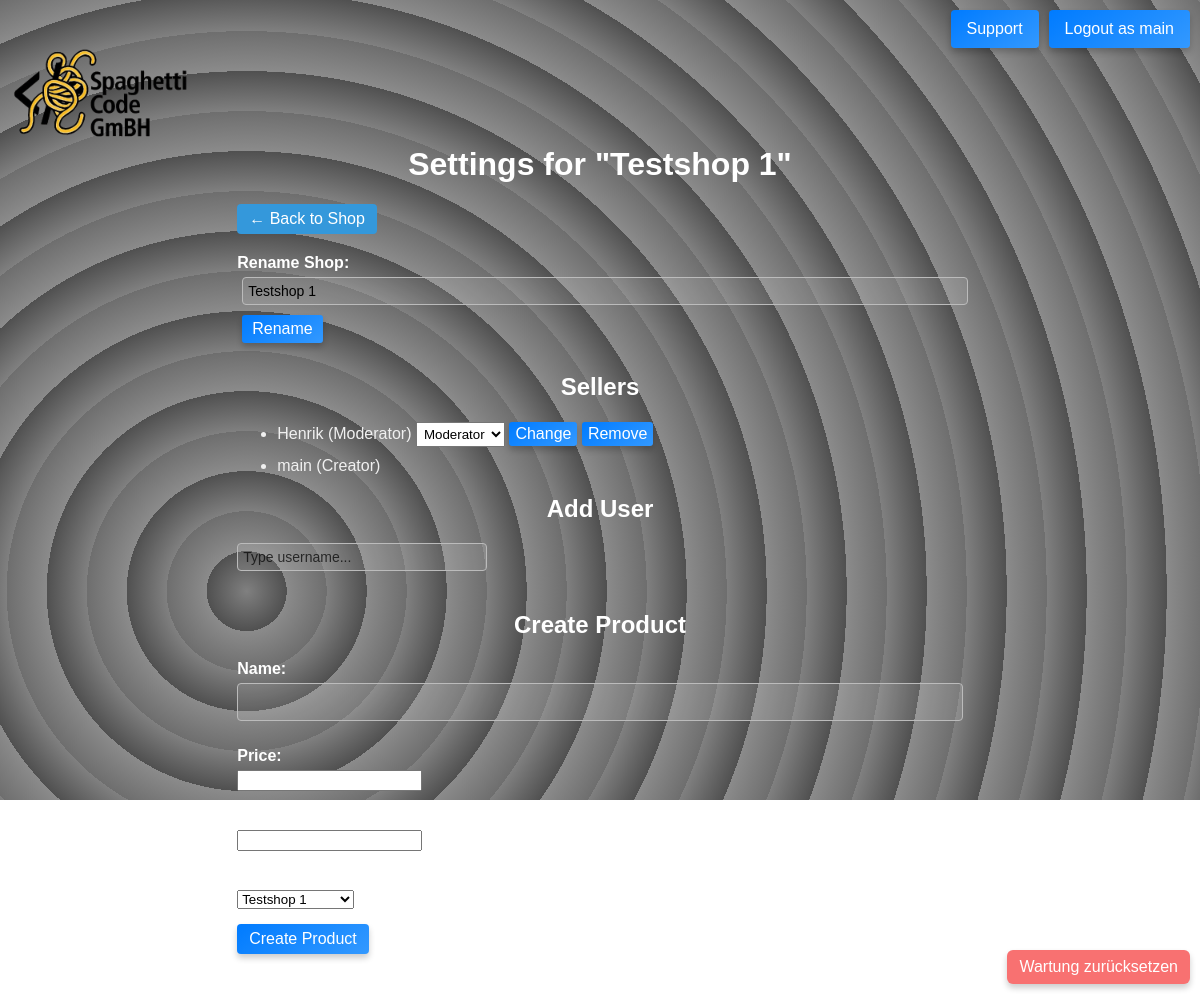
The app's page /Shop/1/settings/ (signed in), older data.
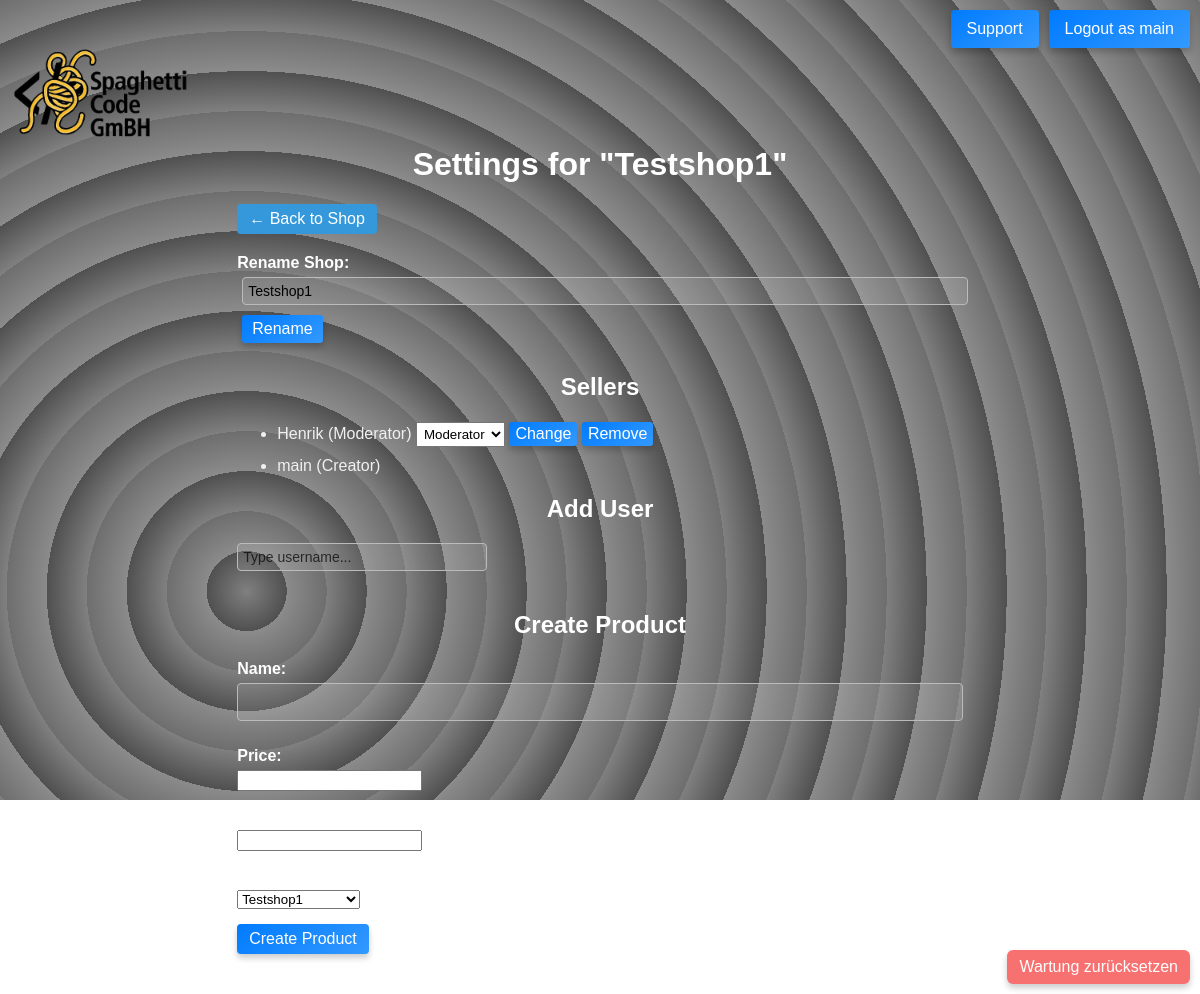
The same page, newer data.
### main/models.py (models this page shows, shortened)
class Shop(models.Model):
    name = models.CharField(max_length=50)
    old_sellers = models.ManyToManyField(User, related_name='shops')
    sellers = models.ManyToManyField(User, related_name='new_shops', blank=True, through='ShopUser')
    activated = models.BooleanField(default=False)

### main/views.py (the view, shortened to what this page needs)
# urls.py: path("Shop/<shop_id>/settings/", ShopSettings, name="ShopSettings"),
def ShopSettings(request, shop_id):
    id = shop_id
    shop = get_object_or_404(Shop, id=id)
    actor_level = get_actor_level(request.user, shop)
    shop_users = ShopUser.objects.filter(shop=shop)
    if request.method == 'POST' and 'create_product' in request.POST:
        form = ProductAddForm(request.user, request.POST)
        if form.is_valid():
            form.save()
            messages.success(request, 'Product created successfully!')
            return redirect('ShopSettings', shop_id=shop.id)
    else:
        form = ProductAddForm(request.user)
    for su in shop_users:
        su.level_name = LEVELS.get(su.level, "Unknown")
        su.allowed_levels = [(lvl, name) for lvl, name in LEVELS.items() if lvl <= actor_level]
    context = {
        'shop': shop,
        'shop_users': shop_users,
        'actor_level': actor_level,
        'form': form,
    }
    return render(request, 'shop_settings.html', context)

### main/forms.py
class ProductAddForm(forms.ModelForm):
    class Meta:
        model = Product
        fields = ['name', 'price', 'happy_hour_price', 'shop']
    def __init__(self, user, *args, **kwargs):
        super().__init__(*args, **kwargs)
        if user.is_superuser:
            queryset = Shop.objects.all()
        else:
            queryset = Shop.objects.filter(sellers=user)
        choices = []
        for shop in queryset:
            label = shop.name
            if user.is_superuser and user not in shop.sellers.all():
                label += ' *'
            choices.append((shop.id, label))
        self.fields['shop'].choices = choices

### main/views.py (called while the page is built)
def get_actor_level(user, shop):
    if user.is_superuser:
        return 3  # Creator
    su = ShopUser.objects.filter(shop=shop, user=user).first()
    if su:
        return su.level
    return 0  # Locked / no access

### main/templates/shop_settings.html (shortened to what this page needs)
{% extends "base.html" %}
{% block content %}
<div class="container" style="width: 66%; margin: 0 auto; padding: 20px; box-sizing: border-box;">
    <h1>Settings for "{{ shop.name }}"</h1>
    <a href="{% url 'Shop' id=shop.id %}" style="display:inline-block; margin-bottom:20px; text-decoration:none; padding:6px 12px; background-color:#3498db; color:white; border-radius:4px;">← Back to Shop</a>
    {% if actor_level == 3 %}
    <form method="post" style="margin-bottom:30px;">
        <label for="shop_name">Rename Shop:</label>
        <input type="text" id="shop_name" name="shop_name" value="{{ shop.name }}" style="padding:5px; margin-left:5px;">
        <button type="submit" style="padding:5px 10px; margin-left:5px; background-color:#2ecc71; color:white; border:none; border-radius:3px;">Rename</button>
    </form>
    {% endif %}
    <h2>Sellers</h2>
    <ul>
        {% for su in shop_users %}
        <li style="margin-bottom:10px;">
            {{ su.user.username }} ({{ su.level_name }})
            {% if actor_level > su.level %}
            <form method="post" style="display:inline;">
                <select name="new_level" style="padding:3px;">
                    {% for lvl, name in su.allowed_levels %}
                    <option value="{{ lvl }}" {% if lvl == su.level %}selected{% endif %}>{{ name }}</option>
                    {% endfor %}
                </select>
                <button type="submit" style="padding:3px 6px; background-color:#f1c40f; color:white; border:none; border-radius:3px;">Change</button>
            </form>
            {% endif %}
            {% if actor_level > su.level and request.user != su.user %}
            <form method="post" style="display:inline;">
                <button type="submit" style="padding:3px 6px; background-color:#e74c3c; color:white; border:none; border-radius:3px;">Remove</button>
            </form>
            {% endif %}
        </li>
        {% endfor %}
    </ul>
        <h2>Add User</h2>
    <div style="position: relative; margin-bottom:30px;">
        <input type="text" id="user-search" placeholder="Type username..." style="padding:5px; width:250px;">
    </div>
    <h2>Create Product</h2>
    <form method="post" style="margin-top:20px;">
        {{ form.as_p }}
        <button type="submit" style="padding:6px 12px; background-color:#2ecc71; color:white; border:none; border-radius:4px;">Create Product</button>
    </form>
</div>
{% endblock %}

### main/templates/base.html (shortened to what this page needs)
{% load static %}
<!DOCTYPE html>
<html lang="en">
<head>
</head>
<body>
<div id="animated-background"></div>
<div id="logo-container">
    <a href="/"><img src="{% static 'main/logo.png' %}" alt="Logo"></a>
</div>
<div id="content">
    <div id="auth-buttons">
        {% if user.is_authenticated %}
            <a href="/help"><button type="button">Support</button></a>
            <form method="post" action="{% url 'logout' %}">
                <button type="submit">Logout as {{ user.username }}</button>
            </form>
        {% else %}
            <button type="button" onclick="window.location.href='{% url 'login' %}'">Login</button>
            <button type="button" onclick="window.location.href='{% url 'signup' %}'">Signup</button>
        {% endif %}
        {% if request.session.maintenance_bypass %}
<div style="position: fixed; bottom: 10px; right: 10px; z-index: 999;">
    <form method="post" action="{% url 'maintenance-page' %}">
        <button type="submit" style="background:#f87171;color:white;padding:8px 12px;border:none;border-radius:6px;">
            Wartung zurücksetzen
        </button>
    </form>
</div>
{% endif %}
    </div>
    {% block content %}{% endblock content %}
</div>
</body>
</html>

Row changes from the older to the newer data that the page shows:
changed Shop: name "Testshop 1" → "Testshop1"; shop_name "Testshop 1" → "Testshop1"
Text that changed along with them:
form field shop: "Testshop 1" → "Testshop1"
